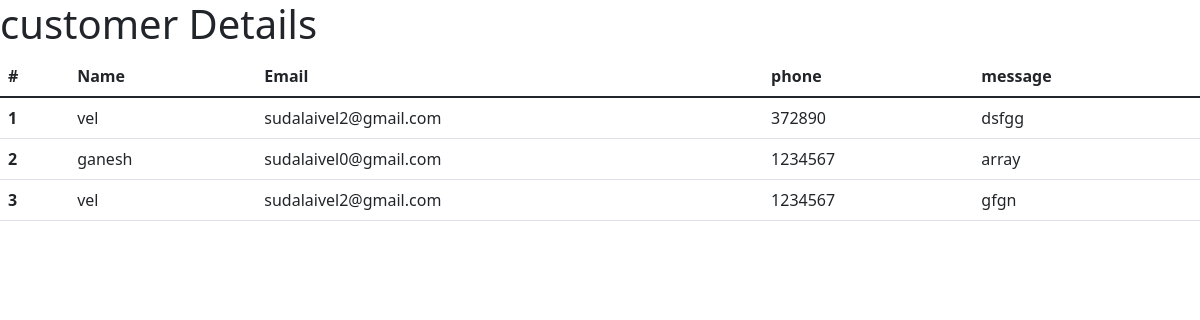
Page /foodcourt/custdetail.php on the committed database.
### tables this page shows
CREATE TABLE `custinfo` (
  `id` int(30) NOT NULL,
  `name` varchar(30) DEFAULT NULL,
  `email` varchar(30) DEFAULT NULL,
  `phone` varchar(30) DEFAULT NULL,
  `date` varchar(30) DEFAULT NULL,
  `time` varchar(30) DEFAULT NULL,
  `message` varchar(30) DEFAULT NULL
);

### foodcourt/custdetail.php (the view, shortened to what this page needs)
<!doctype html>
<html lang="en">
  <head>
    <link href="https://cdn.jsdelivr.net/npm/bootstrap@5.3.0-alpha1/dist/css/bootstrap.min.css" rel="stylesheet">
      <link rel="stylesheet" href="https://cdnjs.cloudflare.com/ajax/libs/font-awesome/4.7.0/css/font-awesome.min.css">
  </head>
  <body>
  	<h1>customer Details</h1>
  		<table class="table">
  <thead>
    <tr>
      <th scope="col">#</th>
      <th scope="col">Name</th>
      <th scope="col">Email</th>
      <th scope="col">phone</th>
      <th scope="col">message</th>
    </tr>
  </thead>
  <tbody class="table-group-divider">
    <?php
include('connect.php');
$sql="SELECT*FROM custinfo";
if($result=mysqli_query($link,$sql)){
if(mysqli_num_rows($result)>0){
  while($row= mysqli_fetch_array($result))
  {
?>
    <tr>
      <th scope="row"><?php echo$row['id'];?></th>
      <td><?php echo$row['name'];?></td>
      <td><?php echo$row['email'];?></td>
       <td><?php echo$row['phone'];?></td>
              <td><?php echo$row['message'];?></td>
    </tr>
                      <?php  }  } } ?>
  </tbody>
</table>
</body>
</html>

### rows in the picture
custinfo: id "1", name "vel", email "sudalaivel2@gmail.com", phone "372890", message "dsfgg"
custinfo: id "2", name "ganesh", email "sudalaivel0@gmail.com", phone "1234567", message "array"
custinfo: id "3", name "vel", email "sudalaivel2@gmail.com", phone "1234567", message "gfgn"
